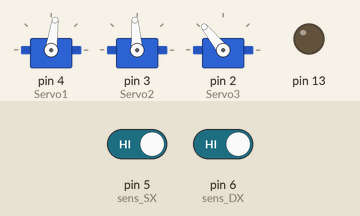
This sketch was run on a simulated Arduino Uno, built with avr-gcc and run on an emulated ATmega328P. Parts: 3 × servo, output pins drawn as LEDs (lit = HIGH). The inputs (shaded band) are chosen by the test bench; at power-on: pin 5 (sens_SX) HIGH, pin 6 (sens_DX) HIGH.

Above: at 1.2 s.
1.3 s: pin 5 (sens_SX) driven LOW
At 1.65 s:
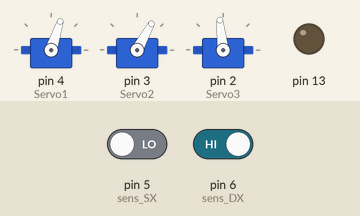
4.3 s: pin 6 (sens_DX) driven LOW
At 4.66 s:
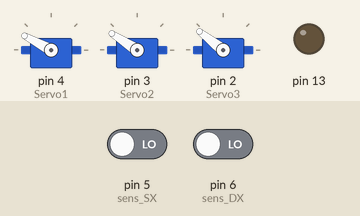
7.3 s: pin 5 (sens_SX) driven HIGH
At 7.67 s:
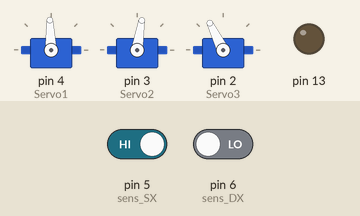
10.3 s: pin 6 (sens_DX) driven HIGH
At 10.69 s:
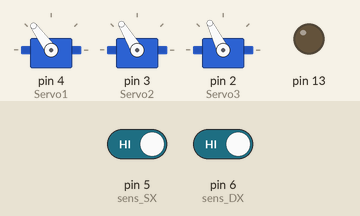
13.3 s: pin 6 (sens_DX) driven LOW
16.3 s: pin 5 (sens_SX) driven LOW
Timing chart, 0 to 22.2 s (numbered marks = the images above; inputs shaded):
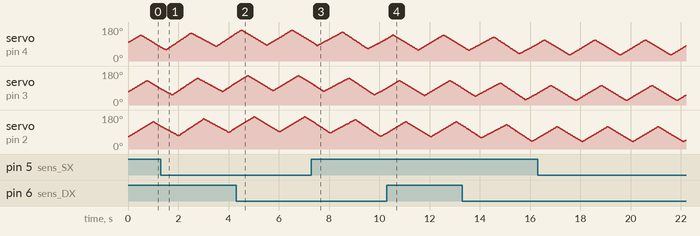

The sketch:

fis_arduino.ino
```cpp
#include <Servo.h>

Servo Servo1, Servo2, Servo3; // create servo object to control a servo

int i, time, obstacle;
int pos1, pos2, pos3;
int pos1R, pos2R, pos3R;
int phase=45;
int velocity=2000;
int maxDeflexion=40;
int maxDefobs=30;
int actualTime;
float shift;
const int center1=98;
const int center2=90;
const int center3=105;
const int sens_SX=5;
const int sens_DX=6;
const int lostTime=3000;

void setup()
{
Servo1.attach(4);
Servo2.attach(3);
Servo3.attach(2);
pinMode(sens_SX, INPUT);
pinMode(sens_DX, INPUT);
pinMode(13, OUTPUT);
time=velocity/360;
shift=0;

}

void loop()
{
for (i=0; i<360; i++) {

pos1 = i+2*phase;
pos2 = i+phase;
pos3 = i;

if (pos1>359) pos1-=360;
if (pos2>359) pos2-=360;
if (pos3>359) pos3-=360;

if (pos1>179) pos1=360-pos1;
if (pos2>179) pos2=360-pos2;
if (pos3>179) pos3=360-pos3;

pos1R=map(pos1,0,180,center1-maxDeflexion-obstacle,center1+maxDeflexion-obstacle);
pos2R=map(pos2,0,180,center2-maxDeflexion-obstacle,center2+maxDeflexion-obstacle);
pos3R=map(pos3,0,180,center3-maxDeflexion-obstacle,center3+maxDeflexion-obstacle);

Servo1.write(pos1R);
Servo2.write(pos2R);
Servo3.write(pos3R);
delay(time);

pos1R=map(pos1,0,180,center1-maxDeflexion-obstacle,center1+maxDeflexion-obstacle);
pos2R=map(pos2,0,180,center2-maxDeflexion-obstacle,center2+maxDeflexion-obstacle);
pos3R=map(pos3,0,180,center3-maxDeflexion-obstacle,center3+maxDeflexion-obstacle);

obstacle=int(shift);

if (digitalRead(sens_DX)==0) {
if (obstacle<maxDefobs) shift=shift+0.05;
actualTime=millis();
}
if (digitalRead(sens_SX)==0) {
if (obstacle > (-maxDefobs)) shift=shift-0.05;
actualTime=millis();
}

if (digitalRead(sens_SX)==1 && digitalRead(sens_SX)==1 && obstacle!=0)
if (millis()>actualTime+lostTime) {
if (shift>0) shift=shift-0.05;
if (shift<0) shift=shift+0.05;
}
}
}
```
